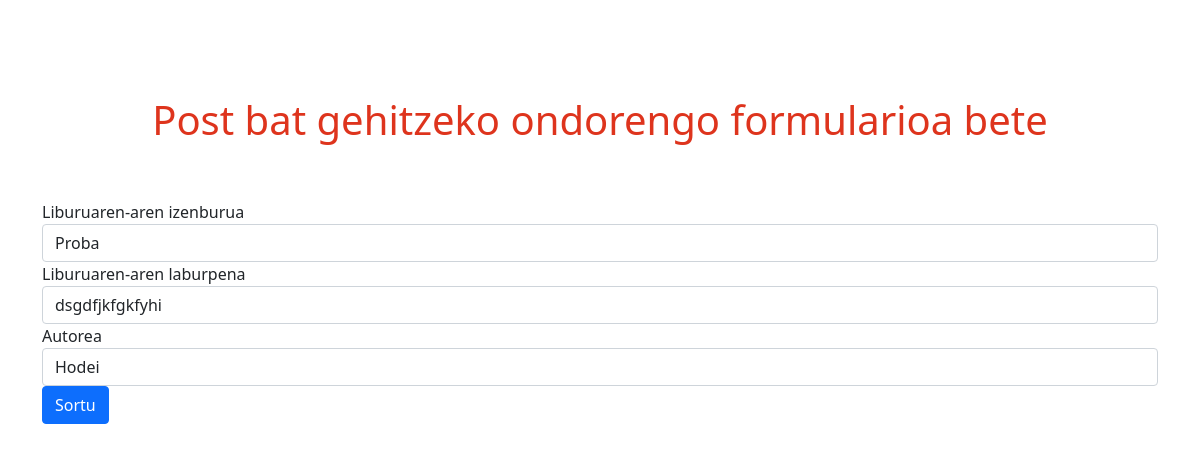
/aldatu/20/, run on the app's committed database.
### liburutegia/models.py (models this page shows, shortened)
class Liburua(models.Model):
    izenburua = models.CharField(max_length=100)
    laburpena = models.CharField(max_length=100)
    noizSortua = models.DateTimeField(auto_now_add=True)
    autorea = models.ForeignKey(Autoreak, on_delete=models.CASCADE)

class Autoreak(models.Model):
    izena = models.CharField(max_length=100)
    nanZenbakia = models.CharField(max_length=100)
    jaiotzaData = models.DateTimeField(auto_now_add=True)

### liburutegia/views.py (the view)
# urls.py: path('aldatu/<int:liburu_id>/', views.aldatu, name='aldatu'),
def aldatu(request, liburu_id):
    liburua = Liburua.objects.get(pk=liburu_id)
    autoreak = Autoreak.objects.all()
    return render(request,'aldatu.html', {'liburua':liburua, 'autoreak': autoreak})

### liburutegia/templates/aldatu.html (shortened to what this page needs)
{% extends 'base.html' %}
{% block content %}
<div class="container mt-5">
    <h1 class="text-center">Post bat gehitzeko ondorengo formularioa bete</h1>
    <br><br>
    <form action="/aldatuLiburua/" method="post">
        <div class="form-group">
            <label for="izenburua">Liburuaren-aren izenburua</label>
            <input type="text" class="form-control" id="izenburua" name="izenburua" value="{{ liburua.izenburua }}">
        </div>
        <div class="form-group">
            <label for="laburpena">Liburuaren-aren laburpena</label>
            <input type="text" class="form-control" id="laburpena" name="laburpena" value="{{ liburua.laburpena }}">
        </div>
        <div class="form-group">
            <label for="autorea">Autorea</label>
            <select class="form-control" id="autorea" name="autorea">
                {% for autore in autoreak %}
                    <option value="{{ autore.id }}" {% if autore.id == liburua.autorea.id %} selected {% endif %}>{{ autore.izena }}</option>
                {% endfor %}
            </select>
        </div>
        <button type="submit" class="btn btn-primary">Sortu</button>
    </form>
</div>
{% endblock content %}

### liburutegia/static/css/liburutegia.css (style rules this page uses)
h1 { text-align: center; font-size: 24px; margin: 20px 0; color: #DE341D; }

### data on the page
Liburua: izenburua "Proba", laburpena "dsgdfjkfgkfyhi", autorea "Hodei"
